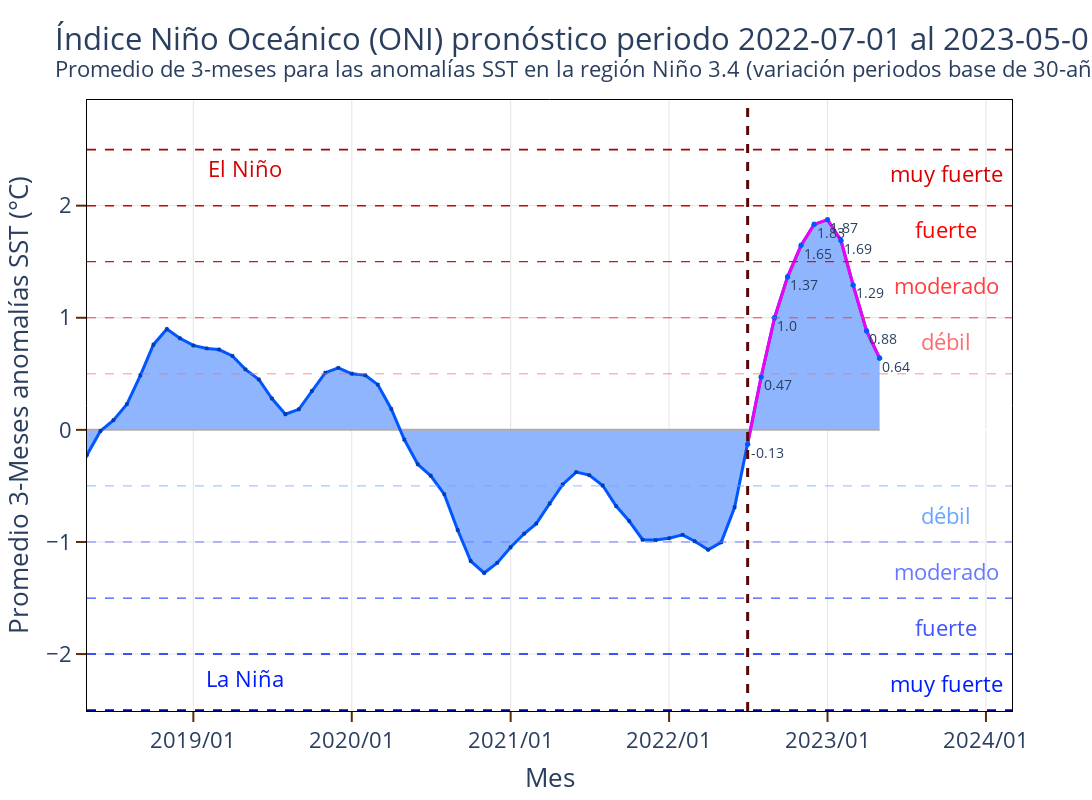

The code cell stored with this chart in its notebook:
### Markdown cell above
Gráfico de ONI

### Code cell
import plotly.graph_objects as go
from plotly.graph_objects import Layout

data_fig = pd_oni[ pd_oni.index < pd_oni.index.max() ].copy()
data_fig['color'] = data_fig['oni'].apply(lambda x: 0 if x<0 else 1)


max_date = data_fig.index.max() + pd.DateOffset(months=5) 

fig = go.Figure(layout=Layout(plot_bgcolor='rgba(0,0,0,0)'))
fig.add_trace(go.Scatter(x=data_fig.index.tolist(), y=len(data_fig.index.tolist())*[0],
                         mode='lines',name='NIÑO3.4 NARX entrenamiento',
                         line=dict(color='#B0ACAC', width=2),
                         fill = 'tozeroy',
                         fillcolor = '#F5FF8D',
                        showlegend=False))#,fill='tozeroy'))

fig.add_trace(go.Scatter(x=data_fig.index, 
                         y=data_fig.oni,
                         mode='lines+markers',
                         marker_symbol='x-thin',
                         marker_line_width=2,
                         marker_size=3,
                         marker_line_color='#003CAF',
                         marker_color='#003CAF',
                         name='NIÑO3.4 NARX entrenamiento',
                         line=dict(color='#0057FF', width=3),
                         fill = 'tonexty',
                         fillcolor = '#8FB5FE',
                         showlegend=False
                        ))

# pronostico
fig.add_trace(go.Scatter(x=data_fig[data_fig.type=='self_prediction'].index, 
                         y=data_fig[data_fig.type=='self_prediction'].oni,
                         text=data_fig[data_fig.type=='self_prediction'].oni.apply(lambda x: str(round(x,2)) ),
                         textposition="bottom right",
                         marker_symbol='star',
                         marker_line_width=3,
                         marker_size=3,
                         marker_line_color='#0057FF',
                         marker_color='#0057FF',
                         mode='lines+markers+text',
                         name='NIÑO3.4 NARX entrenamiento',
                         line=dict(color='#EF02F3', width=3),
                         showlegend=False
                        ))

fig.add_annotation(x=max_date, y=0.5+0.2,text="débil",showarrow=False,yshift=10,font=dict(color='#FF6C6C') )
fig.add_hline(y=0.5, line_width=0.75, line_dash="dash", line_color="#FF6C6C")

fig.add_annotation(x=max_date, y=1+0.2,text="moderado",showarrow=False,yshift=10,font=dict(color='#FF3F3F') )
fig.add_hline(y=1, line_width=1, line_dash="dash", line_color="#FF3F3F")

fig.add_annotation(x=max_date, y=1.5+0.2,text="fuerte",showarrow=False,yshift=10,font=dict(color='#FF0000') )
fig.add_hline(y=1.5, line_width=1.25, line_dash="dash", line_color="#FF0000")

fig.add_annotation(x=max_date, y=2+0.2,text="muy fuerte",showarrow=False,yshift=10,font=dict(color='#D70000') )
fig.add_hline(y=2, line_width=1.50, line_dash="dash", line_color="#D70000")


fig.add_hline(y=2.5, line_width=1.75, line_dash="dash", line_color="#AD0000")


fig.add_annotation(x=max_date, y=-0.5-0.35,text="débil",showarrow=False,yshift=10,font=dict(color='#69A6FF') )
fig.add_hline(y=-0.5, line_width=0.75, line_dash="dash", line_color="#69A6FF")

fig.add_annotation(x=max_date, y=-1-0.35,text="moderado",showarrow=False,yshift=10,font=dict(color='#6979FF') )
fig.add_hline(y=-1, line_width=1, line_dash="dash", line_color="#6979FF")

fig.add_annotation(x=max_date, y=-1.5-0.35,text="fuerte",showarrow=False,yshift=10,font=dict(color='#3F53FF') )
fig.add_hline(y=-1.5, line_width=1.25, line_dash="dash", line_color="#3F53FF")

fig.add_annotation(x=max_date, y=-2-0.35,text="muy fuerte",showarrow=False,yshift=10,font=dict(color='#001BFF') )
fig.add_hline(y=-2, line_width=1.5, line_dash="dash", line_color="#001BFF")

fig.add_hline(y=-2.5, line_width=1.75, line_dash="dash", line_color="#00059A")

# el nino y la nina
fig.add_annotation(x=data_fig.index.max() - pd.DateOffset(months=4*12), y=2+0.2,text="El Niño",showarrow=False,yshift=15,font=dict(color='#D70000') )
fig.add_annotation(x=data_fig.index.max() - pd.DateOffset(months=4*12), y=-2-0.35,text="La Niña",showarrow=False,yshift=15,font=dict(color='#001BFF') )

# linea de pronostico
fig.add_vline(x=data_fig[data_fig.type=='self_prediction'].index.min(), line_width=3, line_dash="dash", line_color="#580606")

fig.update_xaxes(tickformat="%Y/%m",showline=True, linewidth=1, linecolor='black', gridcolor='#E4E4E4',mirror=True,
                 ticks="outside", tickwidth=2, tickcolor='#5C2B05', ticklen=10)
fig.update_yaxes(showline=True, linewidth=1, linecolor='black', gridcolor='#E4E4E4',mirror=True,
                 ticks="outside", tickwidth=2, tickcolor='#5C2B05', ticklen=10)

fig.update_traces(textfont_size=14)
fig.update_layout(title="""
                        Índice Niño Oceánico (ONI) pronóstico periodo {date_init} al {date_fin}
                        <br><sup>Promedio de 3-meses para las anomalías SST en la región Niño 3.4 (variación periodos base de 30-años)
                        </sup>
                        """.format(date_init=str(data_fig[data_fig.type=='self_prediction'].index.min().strftime('%Y-%m-%d')),
                                   date_fin=str(data_fig[data_fig.type=='self_prediction'].index.max().strftime('%Y-%m-%d')) ),
                  xaxis_title='Mes',
                  yaxis_title='Promedio 3-Meses anomalías SST (°C)',
                   uniformtext_minsize=8,
                   uniformtext_mode='hide',
                   height=800,
                   width=1500,
                   font = dict(size = 22),
                   xaxis_range=[data_fig.index.max() - pd.DateOffset(months=5*12), max_date + pd.DateOffset(months=5) ]
                 )

fig.write_image('./figure/nino34/pronostico_oni.png')
fig.show()

### Figure 1 — Plotly figure (JSON) as saved in the notebook; plotly's stock layout.template omitted (floating-point values rounded to 4 significant figures; data arrays with more than 128 entries replaced by an {"elided": "..."} marker saying what was removed)
{"data": [{"fill": "tozeroy", "fillcolor": "#F5FF8D", "line": {"color": "#B0ACAC", "width": 2}, "mode": "lines", "name": "NIÑO3.4 NARX entrenamiento", "showlegend": false, "textfont": {"size": 14}, "type": "scatter", "x": {"elided": "881 str values"}, "y": {"elided": "881 int values"}}, {"fill": "tonexty", "fillcolor": "#8FB5FE", "line": {"color": "#0057FF", "width": 3}, "marker": {"color": "#003CAF", "line": {"color": "#003CAF", "width": 2}, "size": 3, "symbol": "x-thin"}, "mode": "lines+markers", "name": "NIÑO3.4 NARX entrenamiento", "showlegend": false, "textfont": {"size": 14}, "type": "scatter", "x": {"elided": "881 str values"}, "y": {"elided": "881 float values"}}, {"line": {"color": "#EF02F3", "width": 3}, "marker": {"color": "#0057FF", "line": {"color": "#0057FF", "width": 3}, "size": 3, "symbol": "star"}, "mode": "lines+markers+text", "name": "NIÑO3.4 NARX entrenamiento", "showlegend": false, "text": ["-0.13", "0.47", "1.0", "1.37", "1.65", "1.83", "1.87", "1.69", "1.29", "0.88", "0.64"], "textfont": {"size": 14}, "textposition": "bottom right", "type": "scatter", "x": ["2022-07-01T00:00:00", "2022-08-01T00:00:00", "2022-09-01T00:00:00", "2022-10-01T00:00:00", "2022-11-01T00:00:00", "2022-12-01T00:00:00", "2023-01-01T00:00:00", "2023-02-01T00:00:00", "2023-03-01T00:00:00", "2023-04-01T00:00:00", "2023-05-01T00:00:00"], "y": [-0.1289, 0.4721, 1.0, 1.366, 1.646, 1.833, 1.875, 1.689, 1.291, 0.8823, 0.6396]}], "layout": {"annotations": [{"font": {"color": "#FF6C6C"}, "showarrow": false, "text": "débil", "x": "2023-10-01T00:00:00", "y": 0.7, "yshift": 10}, {"font": {"color": "#FF3F3F"}, "showarrow": false, "text": "moderado", "x": "2023-10-01T00:00:00", "y": 1.2, "yshift": 10}, {"font": {"color": "#FF0000"}, "showarrow": false, "text": "fuerte", "x": "2023-10-01T00:00:00", "y": 1.7, "yshift": 10}, {"font": {"color": "#D70000"}, "showarrow": false, "text": "muy fuerte", "x": "2023-10-01T00:00:00", "y": 2.2, "yshift": 10}, {"font": {"color": "#69A6FF"}, "showarrow": false, "text": "débil", "x": "2023-10-01T00:00:00", "y": -0.85, "yshift": 10}, {"font": {"color": "#6979FF"}, "showarrow": false, "text": "moderado", "x": "2023-10-01T00:00:00", "y": -1.35, "yshift": 10}, {"font": {"color": "#3F53FF"}, "showarrow": false, "text": "fuerte", "x": "2023-10-01T00:00:00", "y": -1.85, "yshift": 10}, {"font": {"color": "#001BFF"}, "showarrow": false, "text": "muy fuerte", "x": "2023-10-01T00:00:00", "y": -2.35, "yshift": 10}, {"font": {"color": "#D70000"}, "showarrow": false, "text": "El Niño", "x": "2019-05-01T00:00:00", "y": 2.2, "yshift": 15}, {"font": {"color": "#001BFF"}, "showarrow": false, "text": "La Niña", "x": "2019-05-01T00:00:00", "y": -2.35, "yshift": 15}], "font": {"size": 22}, "height": 800, "plot_bgcolor": "rgba(0,0,0,0)", "shapes": [{"line": {"color": "#FF6C6C", "dash": "dash", "width": 0.75}, "type": "line", "x0": 0, "x1": 1, "xref": "x domain", "y0": 0.5, "y1": 0.5, "yref": "y"}, {"line": {"color": "#FF3F3F", "dash": "dash", "width": 1}, "type": "line", "x0": 0, "x1": 1, "xref": "x domain", "y0": 1, "y1": 1, "yref": "y"}, {"line": {"color": "#FF0000", "dash": "dash", "width": 1.25}, "type": "line", "x0": 0, "x1": 1, "xref": "x domain", "y0": 1.5, "y1": 1.5, "yref": "y"}, {"line": {"color": "#D70000", "dash": "dash", "width": 1.5}, "type": "line", "x0": 0, "x1": 1, "xref": "x domain", "y0": 2, "y1": 2, "yref": "y"}, {"line": {"color": "#AD0000", "dash": "dash", "width": 1.75}, "type": "line", "x0": 0, "x1": 1, "xref": "x domain", "y0": 2.5, "y1": 2.5, "yref": "y"}, {"line": {"color": "#69A6FF", "dash": "dash", "width": 0.75}, "type": "line", "x0": 0, "x1": 1, "xref": "x domain", "y0": -0.5, "y1": -0.5, "yref": "y"}, {"line": {"color": "#6979FF", "dash": "dash", "width": 1}, "type": "line", "x0": 0, "x1": 1, "xref": "x domain", "y0": -1, "y1": -1, "yref": "y"}, {"line": {"color": "#3F53FF", "dash": "dash", "width": 1.25}, "type": "line", "x0": 0, "x1": 1, "xref": "x domain", "y0": -1.5, "y1": -1.5, "yref": "y"}, {"line": {"color": "#001BFF", "dash": "dash", "width": 1.5}, "type": "line", "x0": 0, "x1": 1, "xref": "x domain", "y0": -2, "y1": -2, "yref": "y"}, {"line": {"color": "#00059A", "dash": "dash", "width": 1.75}, "type": "line", "x0": 0, "x1": 1, "xref": "x domain", "y0": -2.5, "y1": -2.5, "yref": "y"}, {"line": {"color": "#580606", "dash": "dash", "width": 3}, "type": "line", "x0": "2022-07-01T00:00:00", "x1": "2022-07-01T00:00:00", "xref": "x", "y0": 0, "y1": 1, "yref": "y domain"}], "title": {"text": "\n                        Índice Niño Oceánico (ONI) pronóstico periodo 2022-07-01 al 2023-05-01\n                        <br><sup>Promedio de 3-meses para las anomalías SST en la región Niño 3.4 (variación periodos base de 30-años)\n                        </sup>\n                        "}, "uniformtext": {"minsize": 8, "mode": "hide"}, "width": 1500, "xaxis": {"gridcolor": "#E4E4E4", "linecolor": "black", "linewidth": 1, "mirror": true, "range": ["2018-05-01T00:00:00", "2024-03-01T00:00:00"], "showline": true, "tickcolor": "#5C2B05", "tickformat": "%Y/%m", "ticklen": 10, "ticks": "outside", "tickwidth": 2, "title": {"text": "Mes"}}, "yaxis": {"gridcolor": "#E4E4E4", "linecolor": "black", "linewidth": 1, "mirror": true, "showline": true, "tickcolor": "#5C2B05", "ticklen": 10, "ticks": "outside", "tickwidth": 2, "title": {"text": "Promedio 3-Meses anomalías SST (°C)"}}}}
